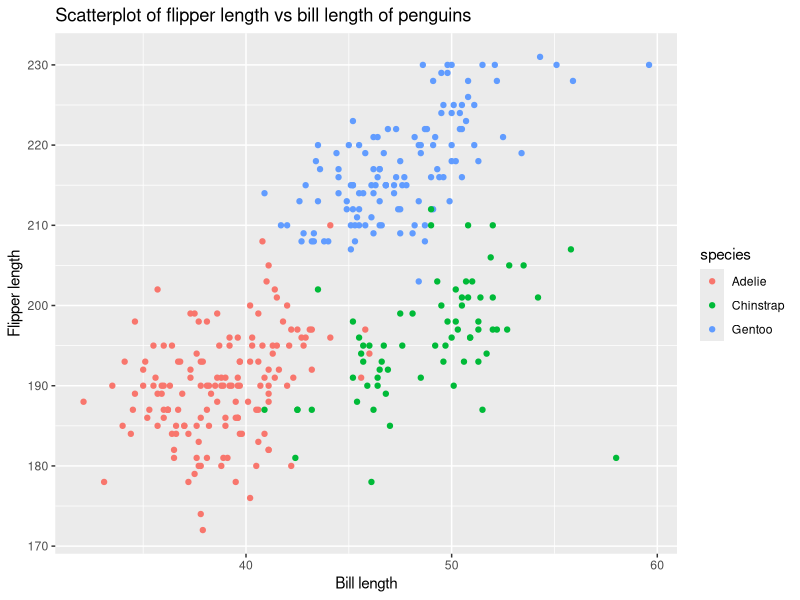
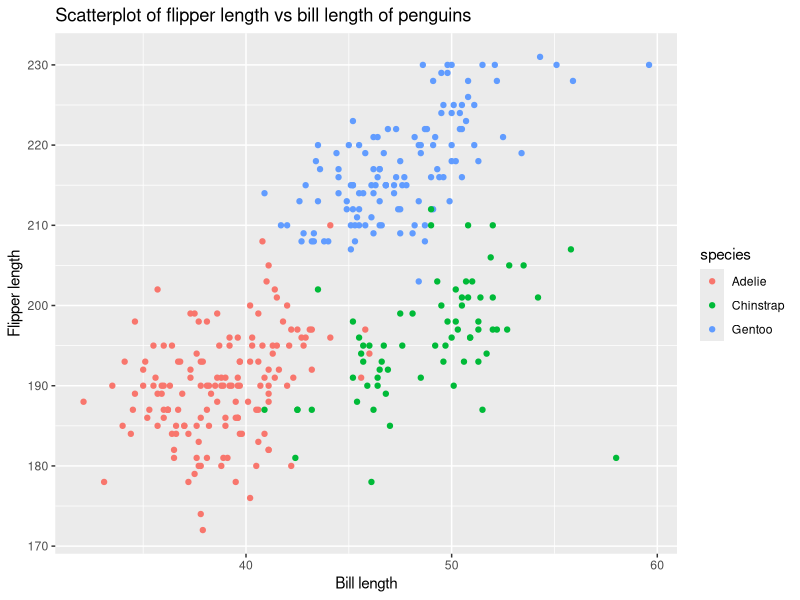

Source code (R) for these figures, in order:
## ---- chunk 1
library(tidyverse)
## ---- chunk 2
library(palmerpenguins)
## ---- chunk 3
prob1_df = 
tibble(
    samp = rnorm(10),
    samp_gt_0 = samp > 0, 
    char_vec = c("a", "b", "c", "d", "e", "f", "g", "h", "i", "j"),
    factor_vec = factor(c("low", "low", "low", "mod", "mod", "mod", "mod", "high", "high", "high" ))
)
## ---- chunk 4
mean(pull(prob1_df, samp))
mean(pull(prob1_df, samp_gt_0))
mean(pull(prob1_df, char_vec))
mean(pull(prob1_df, factor_vec))
## ---- chunk 5
as.numeric(pull(prob1_df, samp_gt_0))
as.numeric(pull(prob1_df, char_vec))
as.numeric(pull(prob1_df, factor_vec))
## ---- chunk 6
as.numeric(pull(prob1_df, samp_gt_0)) * pull(prob1_df, samp)
## ---- chunk 7
as.factor(pull(prob1_df, samp_gt_0)) * pull(prob1_df, samp)
## ---- chunk 8
as.numeric(as.factor(pull(prob1_df, samp_gt_0))) * pull(prob1_df, samp)
## ---- chunk 9
data("penguins", package = "palmerpenguins")

## ---- chunk 10
nrow(penguins)
ncol(penguins)
## ---- chunk 11
variable.names(penguins)
## ---- chunk 12
levels(pull(penguins, species))
levels(pull(penguins, island))
## ---- chunk 13
count(penguins, species)
count(penguins, island)
count(penguins, sex)
## ---- chunk 14

mean (pull(penguins, bill_length_mm),na.rm = TRUE)
mean (pull(penguins, bill_depth_mm),na.rm = TRUE)
mean (pull(penguins, flipper_length_mm),na.rm = TRUE)
mean (pull(penguins, body_mass_g),na.rm = TRUE)

## ---- chunk 15
aggregate(penguins[,3:6],list(pull(penguins,species)),mean,na.rm=TRUE)
## ---- chunk 16
aggregate(penguins[,3:6],list(pull(penguins,island), pull(penguins,species)),mean,na.rm=TRUE)

## ---- chunk 17
nrow(penguins)

## ---- chunk 18
ncol(penguins)
## ---- chunk 19
mean (as.numeric(pull(penguins, flipper_length_mm)),na.rm = TRUE)
## ---- chunk 20
y = pull(penguins, flipper_length_mm)
x = pull(penguins, bill_length_mm)
ggplot(penguins, aes(x = x, y = y, color = species)) + geom_point() + labs(x="Bill length", y = "Flipper length") + ggtitle("Scatterplot of flipper length vs bill length of penguins")
## ---- chunk 21
ggsave("scatter_plot1.pdf" )
